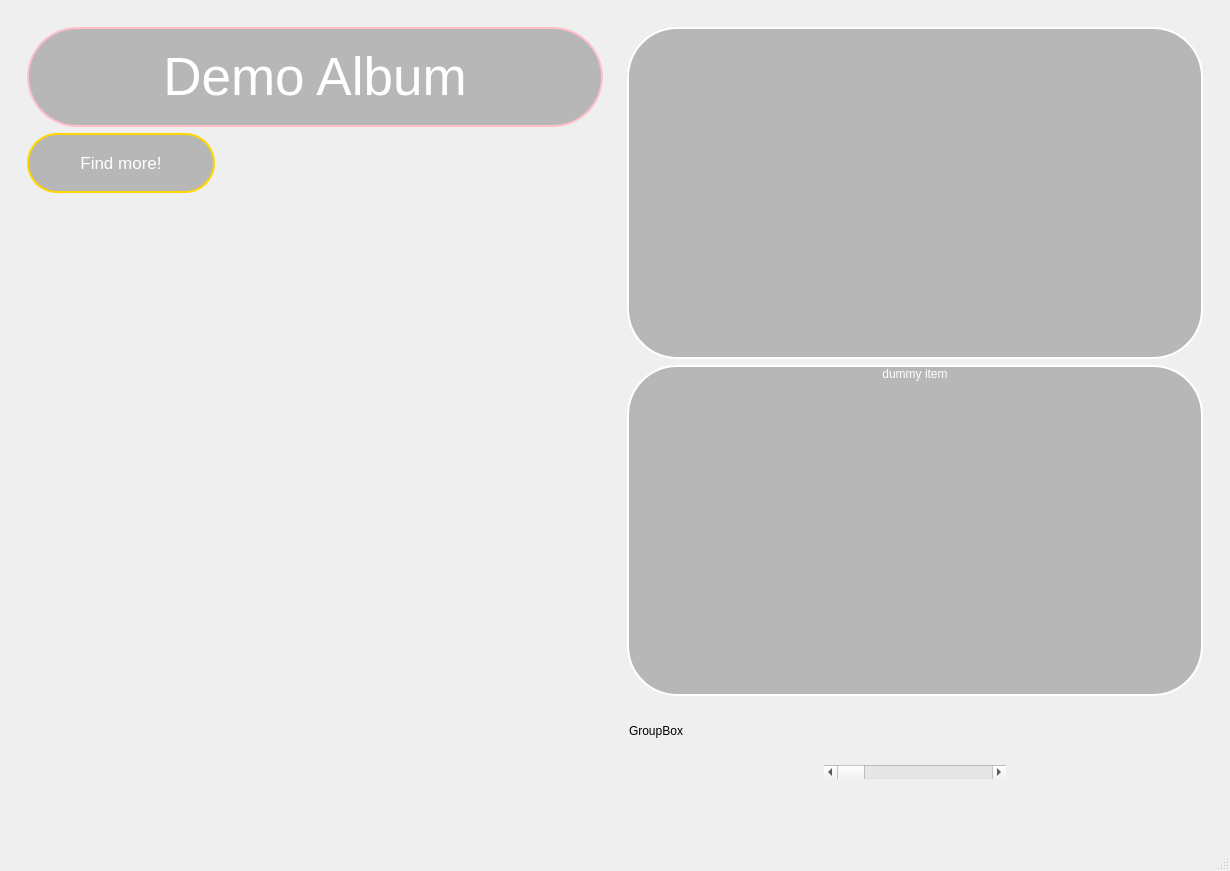
<?xml version="1.0" encoding="UTF-8"?>
<ui version="4.0">
 <class>MainWindow</class>
 <widget class="QMainWindow" name="MainWindow">
  <property name="geometry">
   <rect>
    <x>0</x>
    <y>0</y>
    <width>1230</width>
    <height>871</height>
   </rect>
  </property>
  <property name="windowTitle">
   <string>MainWindow</string>
  </property>
  <widget class="QWidget" name="central_widget">
   <property name="styleSheet">
    <string notr="true">#central_widget {
 background: qlineargradient(x1:0, y1:0, x2:1, y2:1,
            stop:0 #4B0082, stop:1 #000000);
}
</string>
   </property>
   <layout class="QHBoxLayout" name="horizontalLayout_2">
    <item>
     <widget class="QGroupBox" name="big_box">
      <property name="styleSheet">
       <string notr="true">QGroupBox{
   border: none;
}
</string>
      </property>
      <property name="title">
       <string/>
      </property>
      <property name="flat">
       <bool>true</bool>
      </property>
      <layout class="QHBoxLayout" name="horizontalLayout">
       <item>
        <widget class="QGroupBox" name="left_box">
         <property name="title">
          <string/>
         </property>
         <property name="flat">
          <bool>true</bool>
         </property>
         <layout class="QGridLayout" name="gridLayout" rowstretch="1,0">
          <item row="0" column="0">
           <layout class="QGridLayout" name="song_grid">
            <item row="2" column="0">
             <widget class="QLabel" name="label_2">
              <property name="text">
               <string/>
              </property>
             </widget>
            </item>
            <item row="0" column="0" colspan="3">
             <widget class="QLabel" name="label">
              <property name="sizePolicy">
               <sizepolicy hsizetype="Preferred" vsizetype="Minimum">
                <horstretch>0</horstretch>
                <verstretch>0</verstretch>
               </sizepolicy>
              </property>
              <property name="maximumSize">
               <size>
                <width>16777215</width>
                <height>100</height>
               </size>
              </property>
              <property name="font">
               <font>
                <pointsize>40</pointsize>
               </font>
              </property>
              <property name="styleSheet">
               <string notr="true"> border: 2px solid pink;
 background-color: rgba(128, 128, 128, 128);
 border-radius: 50px;
color: white;


</string>
              </property>
              <property name="lineWidth">
               <number>3</number>
              </property>
              <property name="text">
               <string>Demo Album</string>
              </property>
              <property name="alignment">
               <set>Qt::AlignCenter</set>
              </property>
             </widget>
            </item>
            <item row="2" column="2">
             <widget class="QLabel" name="label_4">
              <property name="text">
               <string/>
              </property>
             </widget>
            </item>
            <item row="2" column="1">
             <widget class="QLabel" name="label_3">
              <property name="text">
               <string/>
              </property>
             </widget>
            </item>
            <item row="1" column="0">
             <widget class="QPushButton" name="search_btn">
              <property name="sizePolicy">
               <sizepolicy hsizetype="Minimum" vsizetype="Minimum">
                <horstretch>0</horstretch>
                <verstretch>0</verstretch>
               </sizepolicy>
              </property>
              <property name="maximumSize">
               <size>
                <width>16777215</width>
                <height>60</height>
               </size>
              </property>
              <property name="font">
               <font>
                <pointsize>13</pointsize>
               </font>
              </property>
              <property name="styleSheet">
               <string notr="true"> border: 2px solid gold;
 background-color: rgba(128, 128, 128, 128);
 border-radius: 30px;
color: white;


</string>
              </property>
              <property name="text">
               <string>Find more!</string>
              </property>
             </widget>
            </item>
           </layout>
          </item>
          <item row="1" column="0">
           <spacer name="verticalSpacer">
            <property name="orientation">
             <enum>Qt::Vertical</enum>
            </property>
            <property name="sizeHint" stdset="0">
             <size>
              <width>20</width>
              <height>40</height>
             </size>
            </property>
           </spacer>
          </item>
         </layout>
        </widget>
       </item>
       <item>
        <widget class="QGroupBox" name="right_box">
         <property name="title">
          <string/>
         </property>
         <property name="flat">
          <bool>true</bool>
         </property>
         <layout class="QVBoxLayout" name="verticalLayout">
          <item>
           <widget class="QListWidget" name="songs_played_widget">
            <property name="sizePolicy">
             <sizepolicy hsizetype="Preferred" vsizetype="Expanding">
              <horstretch>0</horstretch>
              <verstretch>0</verstretch>
             </sizepolicy>
            </property>
            <property name="styleSheet">
             <string notr="true"> border: 2px solid white;
 background-color: rgba(128, 128, 128, 128);
 border-radius: 50px;
color: white;


</string>
            </property>
            <property name="frameShape">
             <enum>QFrame::StyledPanel</enum>
            </property>
            <property name="frameShadow">
             <enum>QFrame::Sunken</enum>
            </property>
           </widget>
          </item>
          <item>
           <widget class="QListWidget" name="song_queue_widget">
            <property name="sizePolicy">
             <sizepolicy hsizetype="Preferred" vsizetype="Expanding">
              <horstretch>0</horstretch>
              <verstretch>0</verstretch>
             </sizepolicy>
            </property>
            <property name="styleSheet">
             <string notr="true"> border: 2px solid white;
 background-color: rgba(128, 128, 128, 128);
 border-radius: 50px;
color: white;



</string>
            </property>
            <item>
             <property name="text">
              <string>dummy item</string>
             </property>
             <property name="textAlignment">
              <set>AlignCenter</set>
             </property>
            </item>
           </widget>
          </item>
          <item>
           <widget class="QPushButton" name="pause_btn">
            <property name="styleSheet">
             <string notr="true">qproperty-iconSize: 80px;
 border: none;


</string>
            </property>
            <property name="text">
             <string/>
            </property>
            <property name="icon">
             <iconset resource="../resource_file.qrc">
              <normaloff>:/images/white_pause_btn.png</normaloff>:/images/white_pause_btn.png</iconset>
            </property>
           </widget>
          </item>
          <item>
           <widget class="QGroupBox" name="song_btns_box">
            <property name="minimumSize">
             <size>
              <width>0</width>
              <height>100</height>
             </size>
            </property>
            <property name="title">
             <string>GroupBox</string>
            </property>
            <property name="flat">
             <bool>true</bool>
            </property>
            <layout class="QHBoxLayout" name="horizontalLayout_3">
             <item>
              <widget class="QPushButton" name="back_btn">
               <property name="styleSheet">
                <string notr="true">qproperty-iconSize: 80px;
 border: none;


</string>
               </property>
               <property name="text">
                <string/>
               </property>
               <property name="icon">
                <iconset resource="../resource_file.qrc">
                 <normaloff>:/images/white_play_button_left.png</normaloff>:/images/white_play_button_left.png</iconset>
               </property>
              </widget>
             </item>
             <item>
              <widget class="QScrollBar" name="progress_slider">
               <property name="orientation">
                <enum>Qt::Horizontal</enum>
               </property>
              </widget>
             </item>
             <item>
              <widget class="QPushButton" name="skip_btn">
               <property name="styleSheet">
                <string notr="true">qproperty-iconSize: 80px;
 border: none;


</string>
               </property>
               <property name="text">
                <string/>
               </property>
               <property name="icon">
                <iconset resource="../resource_file.qrc">
                 <normaloff>:/images/white_play_button_right.png</normaloff>:/images/white_play_button_right.png</iconset>
               </property>
              </widget>
             </item>
            </layout>
           </widget>
          </item>
         </layout>
        </widget>
       </item>
      </layout>
     </widget>
    </item>
   </layout>
  </widget>
  <widget class="QMenuBar" name="menubar">
   <property name="geometry">
    <rect>
     <x>0</x>
     <y>0</y>
     <width>1230</width>
     <height>21</height>
    </rect>
   </property>
  </widget>
  <widget class="QStatusBar" name="statusbar"/>
 </widget>
 <resources>
  <include location="../resource_file.qrc"/>
 </resources>
 <connections/>
</ui>
